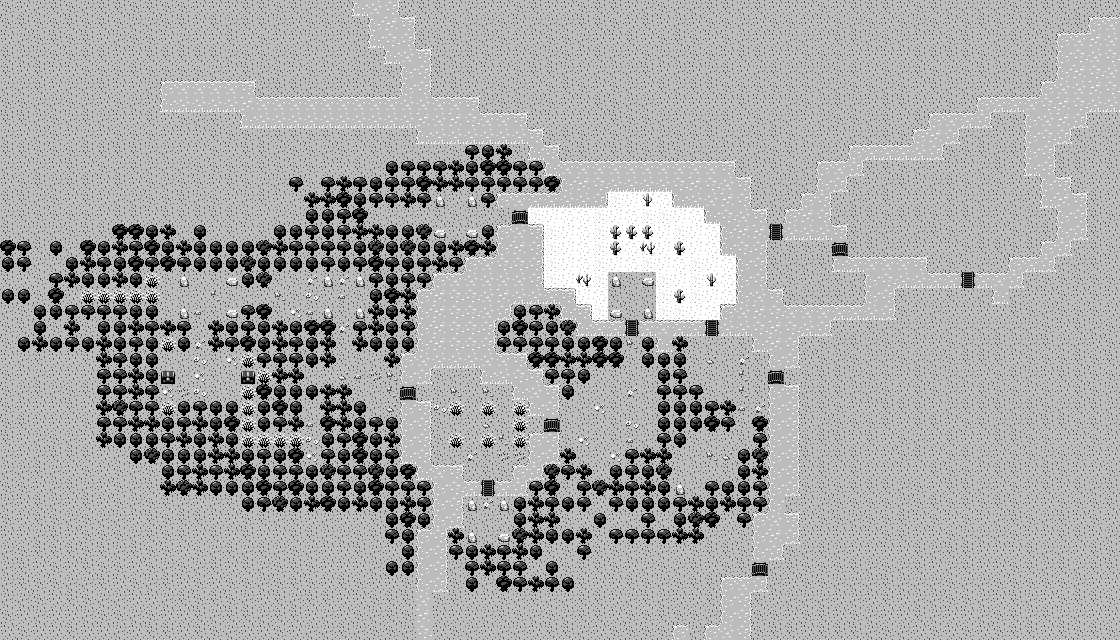

Rendered tile map (Tiled .tmx) drawn with the repository's tilesets; below, a short description and the map source with its tile grids summarised:
An orthogonal 70x40 tile map with 16x16 px tiles, 7 tile layers (Background Debug, Background Fill, Floor, Floor Details, ...).

<map version="1.0" tiledversion="1.1.5" orientation="orthogonal" renderorder="left-up" width="70" height="40" tilewidth="16" tileheight="16" infinite="0" nextobjectid="1">
 <tileset firstgid="1" source="background-tileset.tsx" />
 <layer name="Background Debug" width="70" height="40" locked="1">
  <data>[2800 cells, 2800 non-empty, 1 distinct tile ids]</data>
 </layer>
 <layer name="Background Fill" width="70" height="40" locked="1">
  <data>[2800 cells, 2800 non-empty, 4 distinct tile ids]</data>
 </layer>
 <layer name="Floor" width="70" height="40" locked="1">
  <data>[2800 cells, 310 non-empty, 9 distinct tile ids]</data>
 </layer>
 <layer name="Floor Details" width="70" height="40" locked="1">
  <data>[2800 cells, 50 non-empty, 8 distinct tile ids]</data>
 </layer>
 <layer name="Water" width="70" height="40" locked="1">
  <data>[2800 cells, 388 non-empty, 12 distinct tile ids]</data>
 </layer>
 <layer name="Trees &amp; Rocks" width="70" height="40" locked="1">
  <data>[2800 cells, 489 non-empty, 10 distinct tile ids]</data>
 </layer>
 <layer name="Objects" width="70" height="40">
  <data>[2800 cells, 26 non-empty, 2 distinct tile ids]</data>
 </layer>
</map>